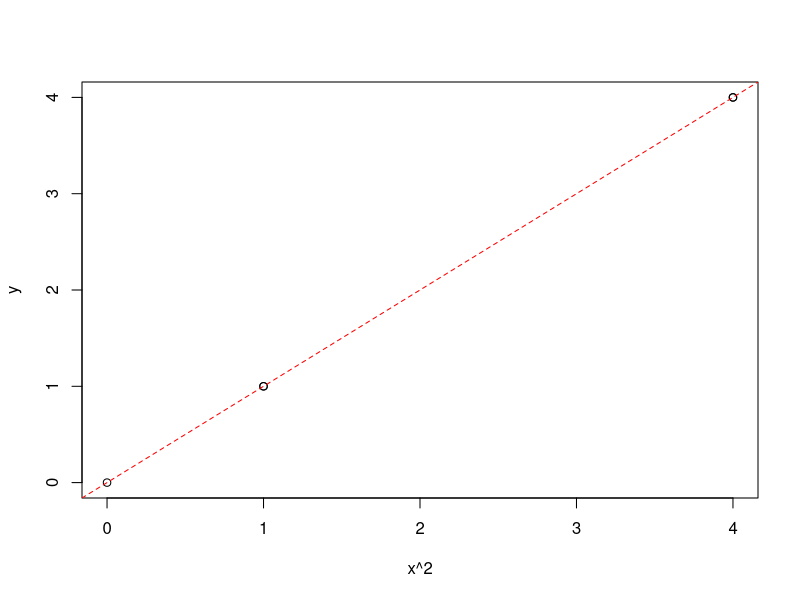

Source code (R):
## Task 2:

## y = x^2:
x = c(-2,-1,0,1,2)
y = c(4,1,0,1,4)

## Create a Linear Model for the data:
model  = lm (y ~ I(x^2))

## Perfect fit is observed:
plot(x^2,y)
abline(coef=coef(model), col="red", lty=2)

